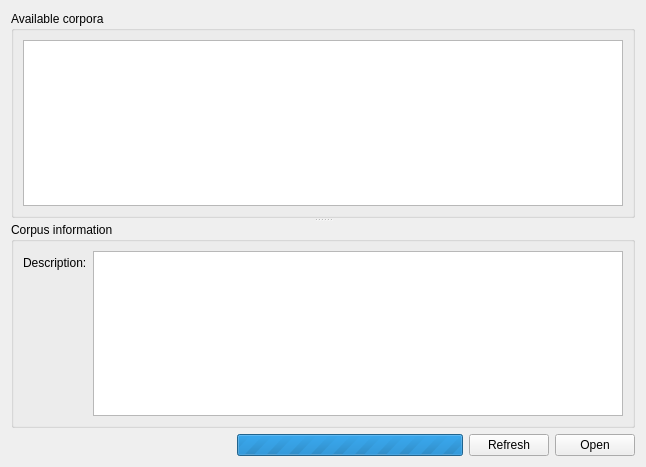
<?xml version="1.0" encoding="UTF-8"?>
<ui version="4.0">
 <class>RemoteWindow</class>
 <widget class="QWidget" name="RemoteWindow">
  <property name="geometry">
   <rect>
    <x>0</x>
    <y>0</y>
    <width>646</width>
    <height>467</height>
   </rect>
  </property>
  <property name="windowTitle">
   <string>Open Remote Corpus</string>
  </property>
  <layout class="QVBoxLayout" name="verticalLayout_2">
   <item>
    <widget class="QSplitter" name="splitter">
     <property name="orientation">
      <enum>Qt::Vertical</enum>
     </property>
     <widget class="QGroupBox" name="groupBox">
      <property name="title">
       <string>Available corpora</string>
      </property>
      <layout class="QVBoxLayout" name="verticalLayout">
       <item>
        <widget class="QTreeView" name="archiveTreeView">
         <property name="editTriggers">
          <set>QAbstractItemView::NoEditTriggers</set>
         </property>
         <property name="alternatingRowColors">
          <bool>true</bool>
         </property>
         <property name="selectionMode">
          <enum>QAbstractItemView::SingleSelection</enum>
         </property>
         <property name="rootIsDecorated">
          <bool>false</bool>
         </property>
        </widget>
       </item>
      </layout>
     </widget>
     <widget class="QGroupBox" name="informationGroupBox">
      <property name="title">
       <string>Corpus information</string>
      </property>
      <layout class="QVBoxLayout" name="verticalLayout_3">
       <item>
        <layout class="QFormLayout" name="formLayout_2">
         <property name="fieldGrowthPolicy">
          <enum>QFormLayout::ExpandingFieldsGrow</enum>
         </property>
         <item row="0" column="0">
          <widget class="QLabel" name="label_3">
           <property name="text">
            <string>Description:</string>
           </property>
          </widget>
         </item>
         <item row="0" column="1">
          <widget class="QTextBrowser" name="descriptionTextBrowser">
           <property name="textInteractionFlags">
            <set>Qt::TextSelectableByMouse</set>
           </property>
          </widget>
         </item>
        </layout>
       </item>
      </layout>
     </widget>
    </widget>
   </item>
   <item>
    <layout class="QHBoxLayout" name="horizontalLayout">
     <item>
      <spacer name="horizontalSpacer_2">
       <property name="orientation">
        <enum>Qt::Horizontal</enum>
       </property>
       <property name="sizeHint" stdset="0">
        <size>
         <width>40</width>
         <height>20</height>
        </size>
       </property>
      </spacer>
     </item>
     <item>
      <widget class="QProgressBar" name="activityIndicator">
       <property name="visible">
        <bool>false</bool>
       </property>
       <property name="minimum">
        <number>0</number>
       </property>
       <property name="maximum">
        <number>0</number>
       </property>
      </widget>
     </item>
     <item>
      <widget class="QPushButton" name="refreshPushButton">
       <property name="text">
        <string>Refresh</string>
       </property>
      </widget>
     </item>
     <item>
      <widget class="QPushButton" name="openPushButton">
       <property name="text">
        <string>Open</string>
       </property>
      </widget>
     </item>
    </layout>
   </item>
  </layout>
 </widget>
 <resources/>
 <connections/>
</ui>
